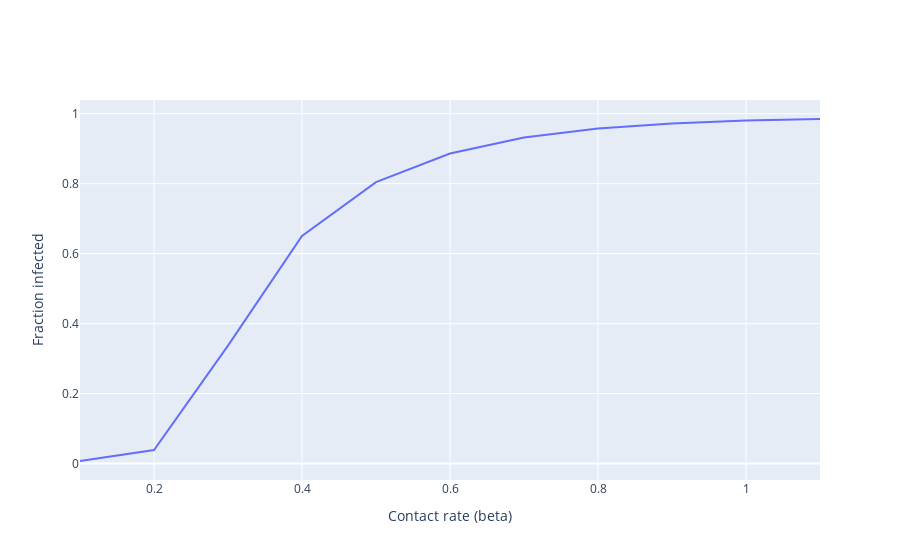

The cell this chart's notebook holds for it:
### Markdown cell above
Sweeping Beta and Graphing it

### Code cell
fig = make_subplots(rows=1, cols=1)

beta_array = linspace(0.1, 1.1, 11)
gamma = 0.25

infected_sweep = sweep_beta(beta_array, gamma)

sweep = []
infected = []

for t in beta_array:  
    sweep.append(t)
    infected.append(infected_sweep[t])
    
fig.add_trace(go.Scatter(x=sweep, y=infected, mode = "lines", name = "10% immunization"),
    row=1, col=1)

fig.update_traces(marker_size=3)
fig.update_xaxes(title_text = "Contact rate (beta)")
fig.update_yaxes(title_text = "Fraction infected")
fig.show()

### Figure 1 — Plotly figure (JSON) as saved in the notebook; plotly's stock layout.template omitted (floating-point values rounded to 4 significant figures)
{"data": [{"marker": {"size": 3}, "mode": "lines", "name": "10% immunization", "type": "scatter", "x": [0.1, 0.2, 0.3, 0.4, 0.5, 0.6, 0.7, 0.8, 0.9, 1, 1.1], "xaxis": "x", "y": [0.007231, 0.03841, 0.337, 0.6502, 0.8045, 0.8863, 0.9317, 0.9574, 0.9721, 0.9803, 0.9848], "yaxis": "y"}], "layout": {"xaxis": {"anchor": "y", "domain": [0, 1], "title": {"text": "Contact rate (beta)"}}, "yaxis": {"anchor": "x", "domain": [0, 1], "title": {"text": "Fraction infected"}}}}
